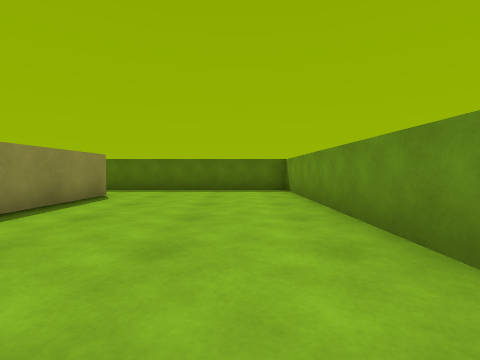
View 1 (above)

14 first-person views from a walk through a 3-D level made in the Unity game engine. The camera is 0.62 m above the floor, tilts 2° down and sees 85° across. The floor is counted in squares, 1 m on a side. Each view is taken from the middle of a square. On the plan, view 1 faces up. The plan holds only what a view shows up to about 9 squares ahead; the rest is blank. The player is left out.

View 2
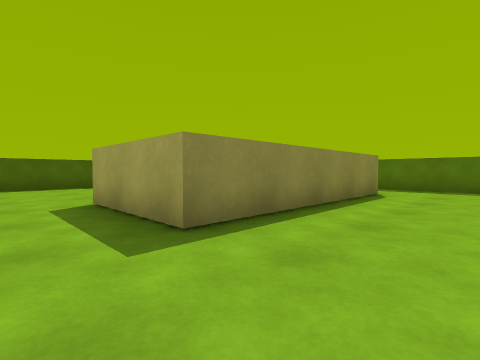

View 3
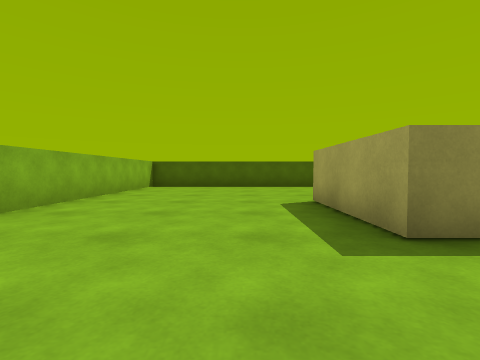

View 4
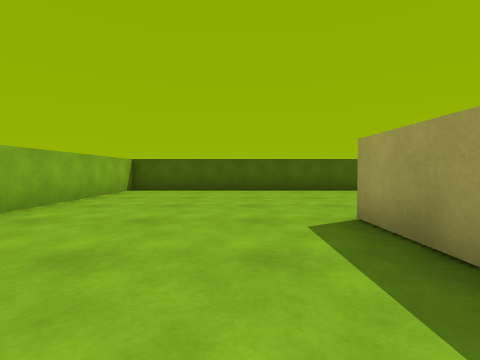

View 5
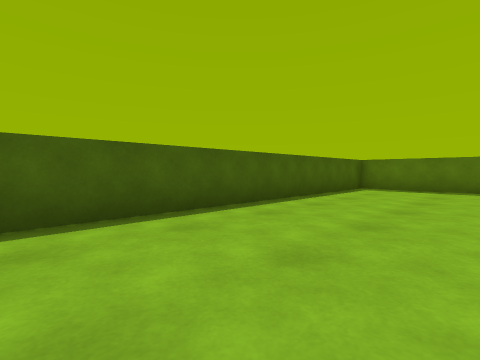

View 6
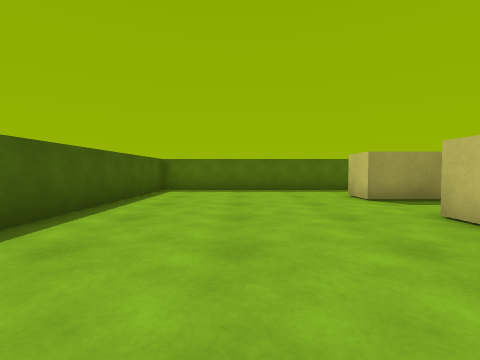

View 7
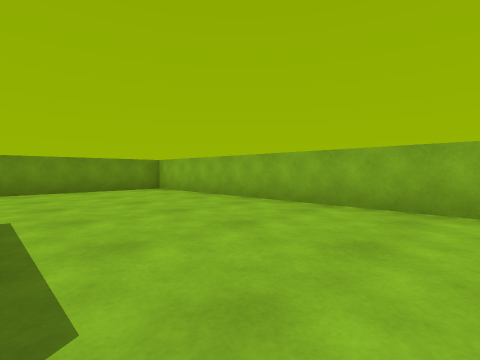

View 8
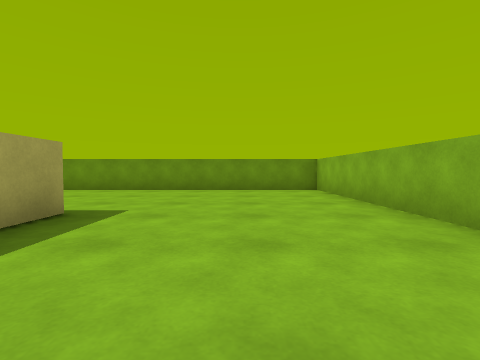

View 9
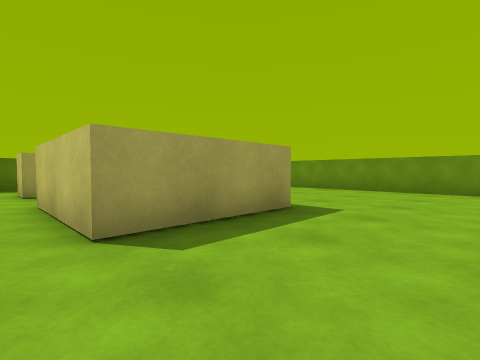

View 10
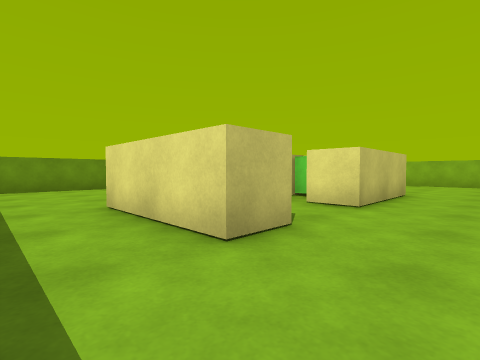

View 11
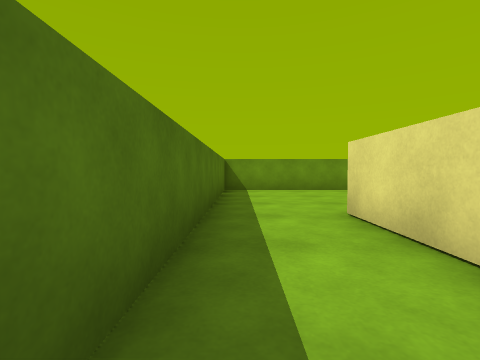

View 12
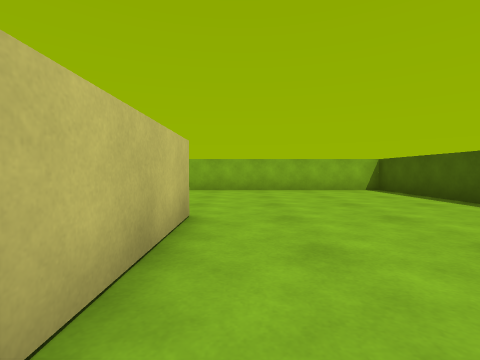

View 13
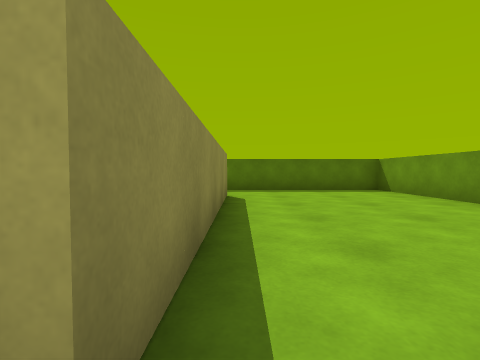

View 14
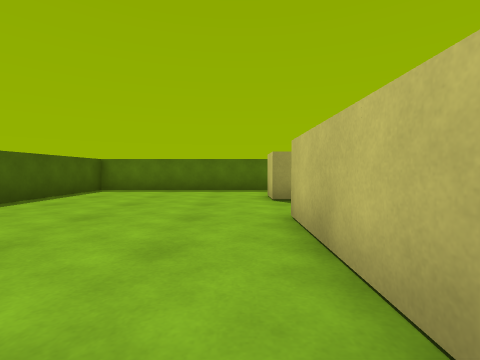

### Floor plan
Key: @ floor where view 1 was taken; # wall or solid block; . floor; C cube.
Columns run from 12 left of view 1 to 2 right of it. Each row starts with its distance up from view 1.
  9 ###############
  8 #.............#
  7 #.............#
  6 #.....###.....#
  5 #.......#.....#
  4 #.......#.....#
  3 #.....#.#.....#
  2 #.....#C#.....#
  1 #.....###.....#
  0 #...........@.#
 -1 #.............#
 -2 #.............#
 -3 #.............#
 -4 #.............#
 -5 ###############

Positions as (right, up) in squares from view 1, and headings:
1: (0, 0), facing up
2: (-1, -1), facing up-left
3: (-1, -1), facing left
4: (-3, -1), facing left
5: (-8, -1), facing up-left
6: (-9, 0), facing up
7: (-7, 0), facing down-right
8: (-7, -2), facing right
9: (-7, -2), facing up-right
10: (-8, 8), facing down-right
11: (-7, 8), facing right
12: (-7, 4), facing down
13: (-3, 0), facing up
14: (-7, 0), facing up
